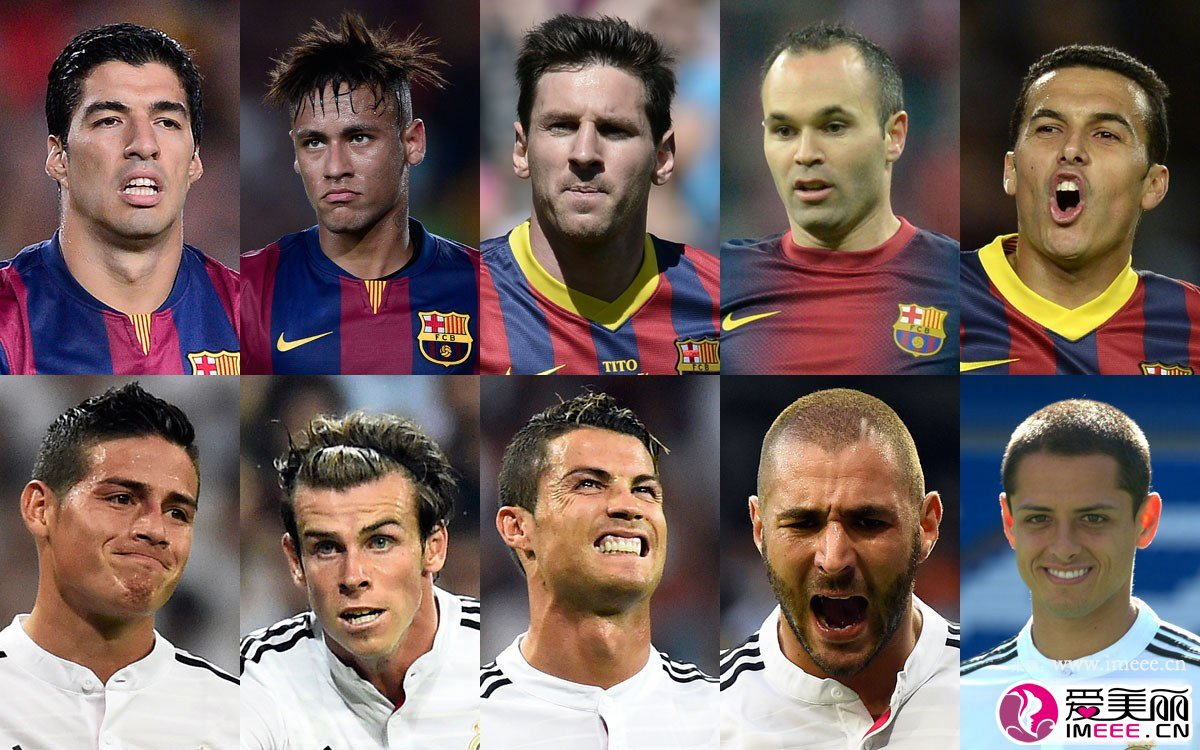
#> input picture imgs/2.png, 1200 x 750 px, found by its file name
$ python cut_img.py
#> lines starting #> are read from the running program, lines starting #| are printed output that depends on the picture
import cv2
import numpy as np

img = cv2.imread("imgs\\2.png")
#> img is the input picture: shape (750, 1200, 3); mean B, G, R 94.5, 98.3, 116.3
print(img.shape)  # 高度、宽度、通道数。一张图片基本都是一个三维数组：行，列，通道数，切片只是涉及到前两维
#| (750, 1200, 3)
# cropped = img[0:128, 0:512]  # 裁剪坐标为[y0:y1, x0:x1]
AOI_img = img[0:375, 240:480]
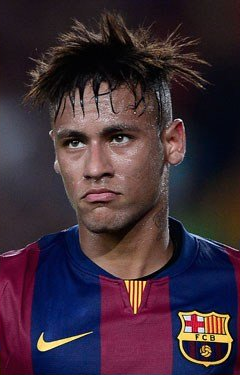
#> AOI_img: shape (375, 240, 3); mean B, G, R 56.2, 44.6, 62.9
cv2.imwrite("imgs\\cv_AOI_thor.jpg", AOI_img)

$ run again, with imgs/splice_2.png copied over imgs/2.png
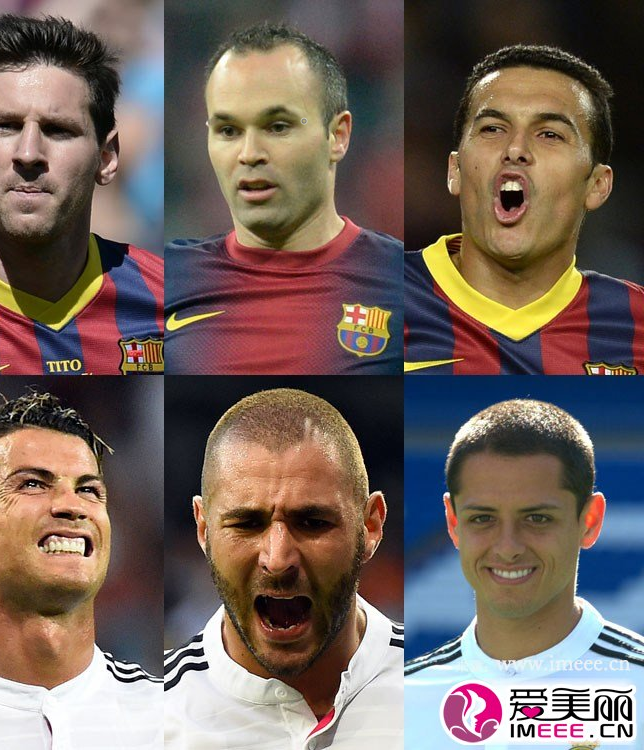
#> input picture imgs/splice_2.png, 644 x 750 px, found by its file name
#> img is the input picture: shape (750, 644, 3); mean B, G, R 91.8, 99, 114.4
#| (750, 644, 3)
#> `AOI_img = img[0:375, 240:480]`:
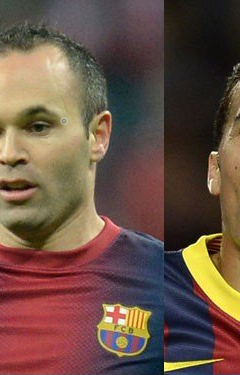
#> AOI_img: shape (375, 240, 3); mean B, G, R 68.7, 81.3, 105.7

$ run again, with imgs/cv_crop_thor.jpg saved as imgs/2.png
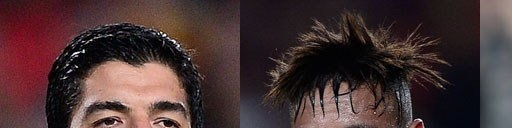
#> input picture imgs/cv_crop_thor.jpg, 512 x 128 px, found by its file name
#> img is the input picture: shape (128, 512, 3); mean B, G, R 51.5, 50.9, 71.8
#| (128, 512, 3)
#> `AOI_img = img[0:375, 240:480]`:
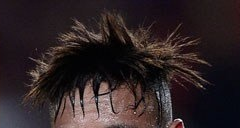
#> AOI_img: shape (128, 240, 3); mean B, G, R 36.8, 35, 46
